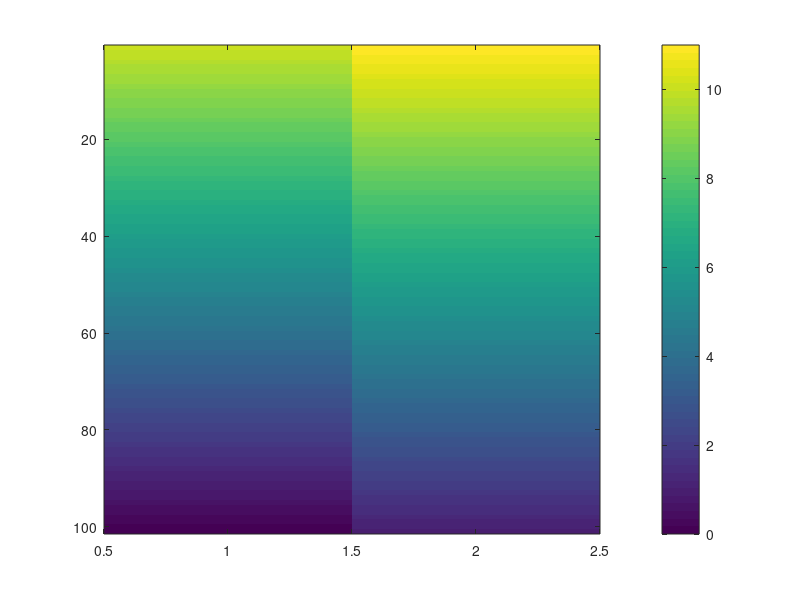

MATLAB code to generate this figure: (Note: this script raises an error after producing the figure.)
close all
clear all

nflat=1;
nslope=1;
ny=2*nflat;
nz=101;
nx=2;

fac=[ones(1,nflat), linspace(1,0,nslope), zeros(1,nflat)];
fac=[ones(1,nflat), zeros(1,nflat)];

cast1_theta=linspace(10,0,nz)';
dt=1.0;
cast2_theta=linspace(10+dt,0+dt,nz)';


t1=bsxfun(@times, ones(1,2*nflat) , cast2_theta);

t2=bsxfun(@times, fac, cast1_theta-cast2_theta);

ct=t1+t2;

imagesc(ct)
colorbar

ct=repmat(ct,[1,1,nx]);

p=linspace(0,2000,nz)';
p=repmat(p,[1,ny]);
p=repmat(p,[1,1,nx]);

lat=linspace(-85,85,ny);
lat=bsxfun(@times,lat,ones(nz,1));
lats=repmat(lat,[1,1,nx]);
lon=linspace(0,4,nx);
lon=bsxfun(@times,lon,ones(ny,1));
longs=repmat(permute(lon,[3 1 2]),[nz 1 1]);


s=36+0*ct;


rho0=gsw_rho(squeeze(s(:,:,1)), squeeze(ct(:,:,1)), 0*squeeze(p(:,:,1)));
if 1;
    figure
    contourf(lats(1,:,1),-p(:,1,1),rho0)
    colorbar
end

vars = {'s','ct','p','lats','longs'};
save('data/idealized_02.mat',vars{:})

